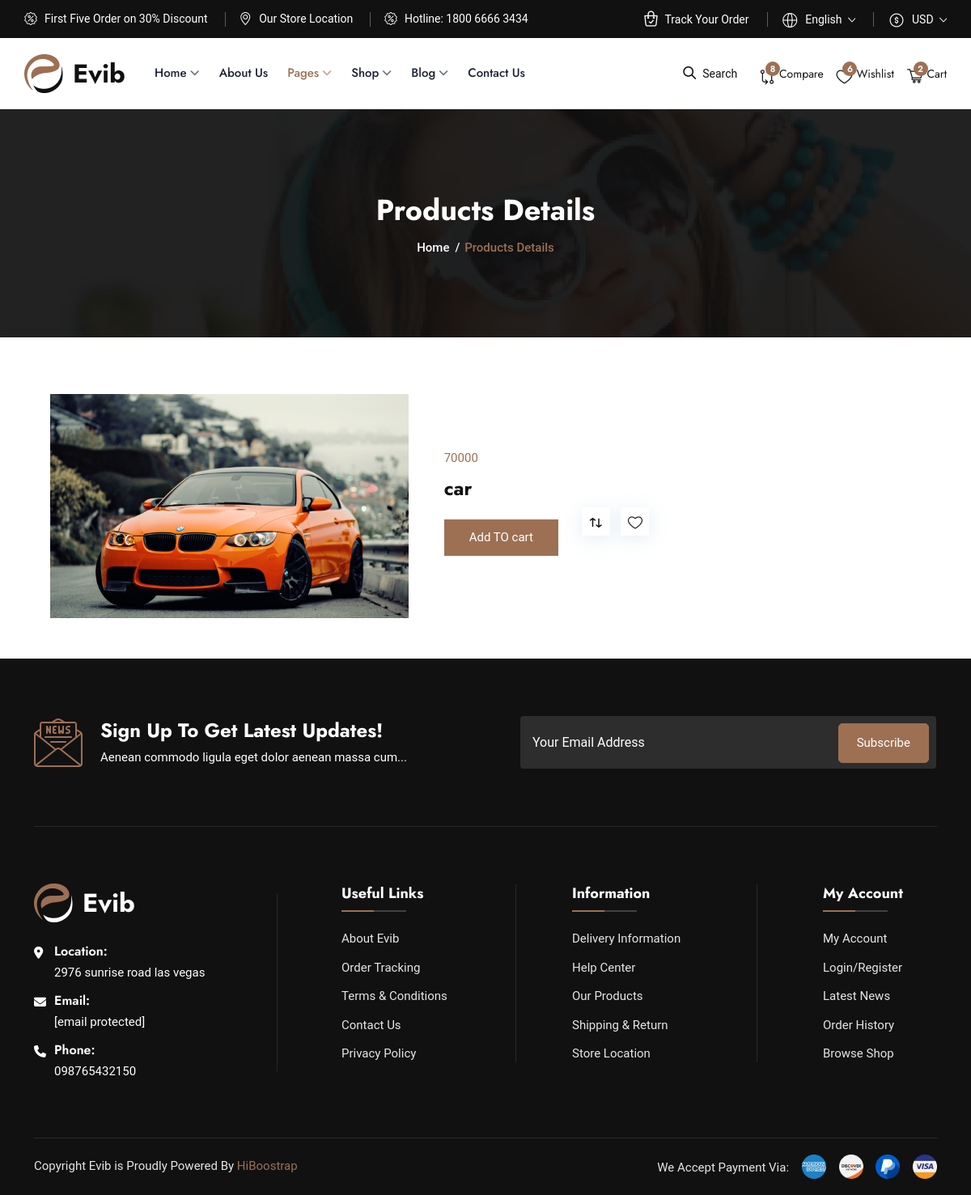
Page /product_description/1 (signed in) on the committed database.
### app_seller/models.py (models this page shows, shortened)
class Add_Product(models.Model):
    pname=models.CharField(max_length=50)
    price = models.CharField(max_length=5)
    description= models.CharField(max_length=250)
    image = models.FileField(upload_to='pimage/',default="ghughu")
    seller = models.ForeignKey(seller_user,on_delete=models.CASCADE)

### app_buyer/views.py (the view)
# urls.py: path('product_description/<int:pk>',views.product_description,name="product_description"),
def product_description(request,pk):
    try:
        request.session['email']
        session_user_data = User.objects.get(email=request.session['email'])
        user_data=User.objects.get(email=request.session['e_email'])
        session_user_data = User.objects.get(email=request.session['email'])
        single_product = Add_Product.objects.get(id=pk)
        return render (request,'product_description.html',{"single_product":single_product,"session_user_data":session_user_data,"session_user_data":session_user_data,"user_data":user_data})
    except:
        return render(request,"index.html")

### app_buyer/templates/product_description.html (shortened to what this page needs)
{% extends 'header_footer.html' %}
{% load static%}
{% block content %}
<div class="page-banner-area bg-1">
<div class="container">
<div class="page-banner-content">
<h1>Products Details</h1>
<ul>
<li><a href="index.html">Home</a></li>
<li>Products Details</li>
</ul>
</div>
</div>
</div>
<div class="products-details-area pt-70 pb-45">
<div class="container">
<div class="row">
<div class="col-lg-12">
<div class="shop-details-content">
<div class="row align-items-center">
<div class="col-lg-5">
<div class="products-details-img">
<img src="{{single_product.image.url}}" alt="shop image">
</div>
</div>
<div class="col-lg-7">
<div class="products-details-content">
<div class="top-content">
<div class="price">
<span class="new-price">{{single_product.price}}</span>
</div>
<h3>{{single_product.pname}}</h3>
</div>
<ul class="btns">
<li>
<form action="{% url 'add_to_cart' single_product.id %}" method="post">
<input type='submit' class="default-btn style5" value='Add TO cart'></a>
</form>
</li>
<li>
<a href="compare.html" class="link-btn">
<i class="flaticon-swap"></i>
</a>
<a href="wishlist.html" class="link-btn">
<i class="flaticon-heart"></i>
</a>
</li>
</ul>
</div>
</div>
</div>
</div>
</div>
</div>
</div>
</div>
 {% endblock %}

### app_buyer/static/assets/css/banner.css (style rules this page uses)
.page-banner-area { background-size:cover;background-position:center center;background-repeat:no-repeat;padding-top:100px;padding-bottom:100px;position:relative;z-index:1 }
.page-banner-area::before { position:absolute;content:"";height:100%;width:100%;left:0;top:0;background-color:var(--headingColor);opacity:.92;z-index:-1 }
.page-banner-area.bg-1 { background-image:url(../images/banner/banner-bg-5.webp) }
.page-banner-content { text-align:center }
.page-banner-content h1 { font-size:36px;margin-bottom:10px;color:var(--whiteColor) }
.page-banner-content ul { padding-left:0;margin-bottom:0 }
.page-banner-content ul li { display:inline-block;font-weight:500;color:var(--mainColor);margin-right:15px;position:relative }
.page-banner-content ul li::before { position:absolute;content:"/";color:var(--whiteColor);right:-13px }
.page-banner-content ul li:last-child { margin-right:0 }
.page-banner-content ul li:last-child::before { display:none }
.page-banner-content ul li a { color:var(--whiteColor);transition:var(--transition) }

### app_buyer/static/assets/css/shop.css (style rules this page uses)
.shop-details-content { padding-left:20px }
.products-details-content { padding-left:20px }
.products-details-content .top-content .price { transition:var(--transition);margin-bottom:10px;color:var(--mainColor) }
.products-details-content .top-content h3 { font-size:24px;margin-bottom:10px }
.products-details-content .btns { padding-left:0;margin-bottom:10px }
.products-details-content .btns li { display:inline-block;margin-right:25px }
.products-details-content .btns li:last-child { margin-right:0 }
.products-details-content .btns li .default-btn { padding:10px 30px }
.products-details-content .btns li .link-btn { height:35px;width:35px;line-height:43px;font-size:18px;text-align:center;display:inline-block;box-shadow:0 4px 25px rgba(79,139,173,.15);color:var(--headingColor);margin-right:10px;position:relative;top:-14px;transition:var(--transition) }
.products-details-content .btns li .link-btn:last-child { margin-right:0 }

### app_buyer/static/assets/css/style.css (style rules this page uses)
:root { --headingFont: "Jost", sans-serif;--bodyFont: "Roboto", sans-serif;--headingColor: #111111;--mainColor: #9d7053;--mainColor2: #fa2837;--mainColor3: #7e4c4f;--paragraphColor: #666666;--whiteColor: #ffffff;--fontSize: 16px;--transition: all ease .5s }
body { color:var(--paragraphColor);font-family:var(--bodyFont);font-size:var(--fontSize);font-weight:400 }
img { max-width:100% }
.pt-70 { padding-top:70px }
.pb-45 { padding-bottom:50px }
h1,h2,h3,h4,h5,h6 { color:var(--headingColor);font-family:var(--headingFont);font-weight:700;line-height:1.4 }
.default-btn { background-color:var(--mainColor);color:var(--whiteColor);font-size:16px;font-weight:500;padding:13px 30px;border-radius:5px;position:relative;text-align:center;transition:var(--transition);display:inline-block;border:1px solid var(--mainColor);z-index:1;overflow:hidden }
.default-btn.style5 { border-radius:unset }

### app_buyer/static/assets/css/responsive.css (style rules this page uses)
@media only screen and (min-width:1200px) and (max-width:1399px) { body { font-size:15px } }
@media only screen and (min-width:1200px) and (max-width:1399px) { .default-btn { font-size:15px;font-weight:400;padding:10px 20px } }

### rows in the picture
Add_Product: image (picture), price "70000", pname "car"
